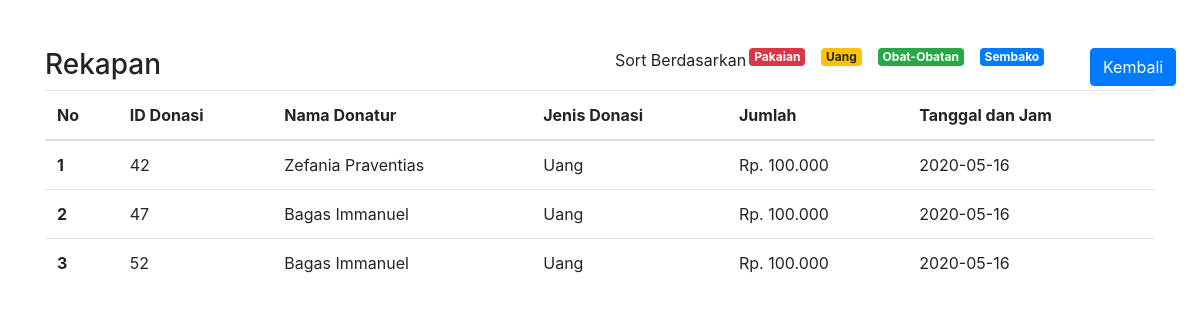
/public/donasi/rekap/3, run on the app's committed database.
### tables this page shows
CREATE TABLE `donasi` (
  `id` int(11) NOT NULL,
  `donasiID` int(12) NOT NULL,
  `DisplayName` varchar(255) NOT NULL,
  `Kategori` int(1) NOT NULL,
  `kuantitas` varchar(255) NOT NULL,
  `date` date NOT NULL
);

CREATE TABLE `kategori` (
  `id` int(11) NOT NULL,
  `nama` varchar(255) NOT NULL
);

### app/core/Controller.php (called while the page is built, shortened)
<?php
    class Controller{
        public function view($view,$data=[]){
            require_once('../app/views/'.$view.'.php');
        }
    }

### app/controllers/Donasi.php (called while the page is built, shortened)
<?php
    class Donasi extends Controller{
        public function rekap($id = 0){
            if($id == 0){
                $data['rekap'] = $this->model('Donasi_Model')->getAll();
            }else{
                $data['rekap'] = $this->model('Donasi_Model')->getById($id);
            }
            $this->view('Donasi/rekap',$data);
        }
    }

### app/core/App.php (called while the page is built, shortened)
<?php
    class App{
        protected $method = 'index';
        protected $params = [];
        public function __construct(){
           $url =  $this->parseURL();
           if(file_exists('../app/controllers/'. $url[0] . '.php')){
                unset($url[0]);
           }
           $this->controller = new $this->controller;
           if(isset($url[1])){
               if(method_exists($this->controller,$url[1])){
                $this->method = $url[1];
                unset($url[1]);
               }
           }
           if(!empty($url)){
                $this->params = array_values($url);
            }
            call_user_func_array([$this->controller,$this->method],$this->params);
        }
        public function parseURL(){
            if(isset($_GET['url'])){
                $url = rtrim($_GET['url'],'/');
                $url = filter_var($url,FILTER_SANITIZE_URL);
                $url = explode('/',$url);
                return $url;
            }
        }
    }
?>

### public/index.php (called while the page is built, shortened)
<?php
$app = new App();
?>

### app/models/Donasi_Model.php (called while the page is built, shortened)
<?php
    class Donasi_Model extends Model{
        public function getById($id){
            $db = static::getDb();
            $sql = "SELECT * FROM `donasi` JOIN KATEGORI ON donasi.Kategori = kategori.id WHERE `Kategori` = $id";
            $stmt = $db->prepare($sql);
            $stmt->bindParam(":id",$id);
            $stmt->execute();
            return $stmt->fetchAll(PDO::FETCH_ASSOC);
        }
    }

### app/views/Donasi/rekap.php (the view)
<div class="container mt-5">
    <div class="row">
        <div class="col-lg-6">
        <h3>Rekapan</h3>
        </div>
        <div class="col-lg-5">
            Sort Berdasarkan
            <a href ="<?=BASEURL?>/donasi/rekap/1" class="badge badge-primary float-right mr-3" >Sembako</a>
            <a href ="<?=BASEURL?>/donasi/rekap/2" class="badge badge-success float-right mr-3" >Obat-Obatan</a>
            <a href ="<?=BASEURL?>/donasi/rekap/3" class="badge badge-warning float-right mr-3" >Uang</a>
            <a href ="<?=BASEURL?>/donasi/rekap/4" class="badge badge-danger float-right mr-3" >Pakaian</a>
        </div>
        <div class="col-lg-1">
        <a class="btn btn-primary" href="<?=BASEURL?>/Donasi" role="button" >Kembali</a>
        </div>
        <div class="col-lg-12">
            <table class="table">
                <thead>
                    <tr>
                    <th scope="col">No</th>
                    <th scope="col">ID Donasi</th>
                    <th scope="col">Nama Donatur</th>
                    <th scope="col">Jenis Donasi</th>
                    <th scope="col">Jumlah</th>
                    <th scope="col">Tanggal dan Jam</th>
                    </tr>
                </thead>
                <tbody>
                    <?php $i = 1; foreach ($data['rekap'] as $data ) : ?>
                    <tr>
                    <th scope="row"><?= $i ?> </th>
                    <td><?=$data['donasiID']?></td>
                    <td><?=$data['DisplayName']?></td>
                    <td><?=$data['nama']?></td>
                    <td><?=$data['kuantitas']?></td>
                    <td><?=$data['date']?></td>
                    </tr>
                    <?php $i++; endforeach ?>
                </tbody>
            </table>
        </div>
    </div>
</div>

### data on the page
donasi: donasiID "42", DisplayName "Zefania Praventias", kategori.nama "Uang", kuantitas "Rp. 100.000", date "2020-05-16"
donasi: donasiID "47", DisplayName "Bagas Immanuel", kategori.nama "Uang", kuantitas "Rp. 100.000", date "2020-05-16"
donasi: donasiID "52", DisplayName "Bagas Immanuel", kategori.nama "Uang", kuantitas "Rp. 100.000", date "2020-05-16"
